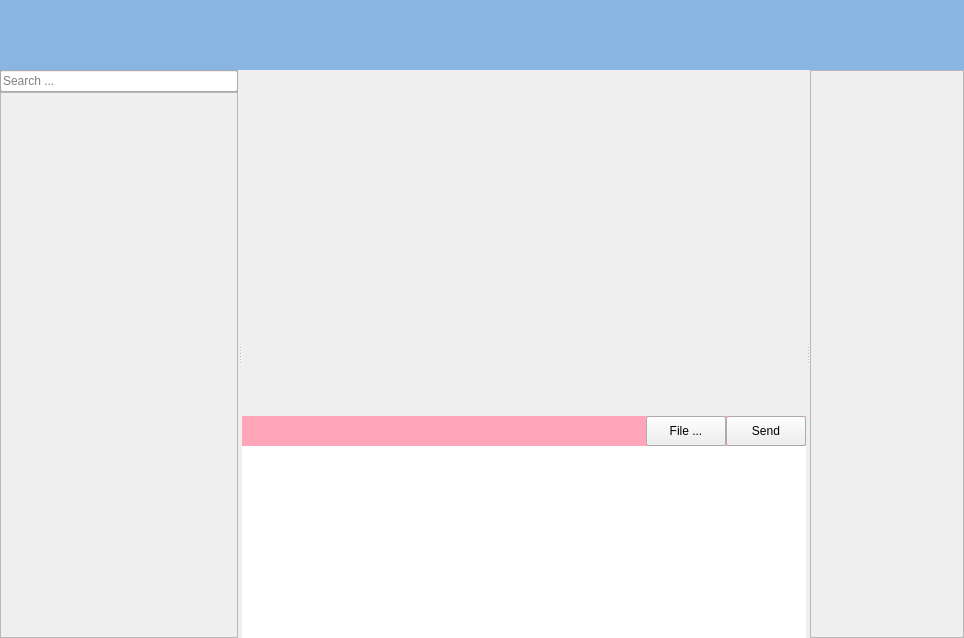
<?xml version="1.0" encoding="UTF-8"?>
<ui version="4.0">
 <class>MainWindow</class>
 <widget class="QMainWindow" name="MainWindow">
  <property name="geometry">
   <rect>
    <x>0</x>
    <y>0</y>
    <width>964</width>
    <height>638</height>
   </rect>
  </property>
  <property name="windowTitle">
   <string>MainWindow</string>
  </property>
  <property name="styleSheet">
   <string notr="true">#infoPanel {	
	background-color: rgb(136, 181, 226);
}

#inputPanel{
	background-color: rgb(255, 165, 186);
}

#titleBar{
	background-color: rgb(136, 181, 226);
}
</string>
  </property>
  <widget class="QWidget" name="centralwidget">
   <layout class="QVBoxLayout" name="verticalLayout">
    <property name="spacing">
     <number>0</number>
    </property>
    <property name="leftMargin">
     <number>0</number>
    </property>
    <property name="topMargin">
     <number>0</number>
    </property>
    <property name="rightMargin">
     <number>0</number>
    </property>
    <property name="bottomMargin">
     <number>0</number>
    </property>
    <item>
     <widget class="QWidget" name="titleBar" native="true">
      <property name="sizePolicy">
       <sizepolicy hsizetype="Preferred" vsizetype="Fixed">
        <horstretch>0</horstretch>
        <verstretch>0</verstretch>
       </sizepolicy>
      </property>
      <property name="minimumSize">
       <size>
        <width>0</width>
        <height>70</height>
       </size>
      </property>
      <property name="maximumSize">
       <size>
        <width>16777215</width>
        <height>70</height>
       </size>
      </property>
     </widget>
    </item>
    <item>
     <widget class="QSplitter" name="splitter">
      <property name="orientation">
       <enum>Qt::Horizontal</enum>
      </property>
      <property name="childrenCollapsible">
       <bool>false</bool>
      </property>
      <widget class="QWidget" name="infoPanel" native="true">
       <property name="sizePolicy">
        <sizepolicy hsizetype="Preferred" vsizetype="Preferred">
         <horstretch>0</horstretch>
         <verstretch>0</verstretch>
        </sizepolicy>
       </property>
       <property name="minimumSize">
        <size>
         <width>70</width>
         <height>0</height>
        </size>
       </property>
       <property name="maximumSize">
        <size>
         <width>250</width>
         <height>16777215</height>
        </size>
       </property>
       <layout class="QVBoxLayout" name="verticalLayout_6">
        <property name="spacing">
         <number>0</number>
        </property>
        <property name="leftMargin">
         <number>0</number>
        </property>
        <property name="topMargin">
         <number>0</number>
        </property>
        <property name="rightMargin">
         <number>0</number>
        </property>
        <property name="bottomMargin">
         <number>0</number>
        </property>
        <item>
         <widget class="QLineEdit" name="lineEdit">
          <property name="maxLength">
           <number>1024</number>
          </property>
          <property name="frame">
           <bool>true</bool>
          </property>
          <property name="placeholderText">
           <string>Search ... </string>
          </property>
         </widget>
        </item>
        <item>
         <widget class="QScrollArea" name="widget">
          <property name="sizePolicy">
           <sizepolicy hsizetype="Preferred" vsizetype="Preferred">
            <horstretch>0</horstretch>
            <verstretch>0</verstretch>
           </sizepolicy>
          </property>
          <property name="minimumSize">
           <size>
            <width>70</width>
            <height>0</height>
           </size>
          </property>
          <property name="maximumSize">
           <size>
            <width>250</width>
            <height>16777215</height>
           </size>
          </property>
          <property name="verticalScrollBarPolicy">
           <enum>Qt::ScrollBarAsNeeded</enum>
          </property>
          <property name="horizontalScrollBarPolicy">
           <enum>Qt::ScrollBarAlwaysOff</enum>
          </property>
          <property name="widgetResizable">
           <bool>true</bool>
          </property>
          <widget class="QWidget" name="userPanel">
           <property name="geometry">
            <rect>
             <x>0</x>
             <y>0</y>
             <width>248</width>
             <height>544</height>
            </rect>
           </property>
           <property name="sizePolicy">
            <sizepolicy hsizetype="Preferred" vsizetype="Preferred">
             <horstretch>0</horstretch>
             <verstretch>0</verstretch>
            </sizepolicy>
           </property>
           <layout class="QFormLayout" name="formLayout">
            <property name="horizontalSpacing">
             <number>0</number>
            </property>
            <property name="verticalSpacing">
             <number>0</number>
            </property>
            <property name="leftMargin">
             <number>0</number>
            </property>
            <property name="topMargin">
             <number>0</number>
            </property>
            <property name="rightMargin">
             <number>0</number>
            </property>
            <property name="bottomMargin">
             <number>0</number>
            </property>
           </layout>
          </widget>
         </widget>
        </item>
       </layout>
      </widget>
      <widget class="QWidget" name="widget_2" native="true">
       <layout class="QVBoxLayout" name="verticalLayout_2">
        <property name="spacing">
         <number>0</number>
        </property>
        <property name="leftMargin">
         <number>0</number>
        </property>
        <property name="topMargin">
         <number>0</number>
        </property>
        <property name="rightMargin">
         <number>0</number>
        </property>
        <property name="bottomMargin">
         <number>0</number>
        </property>
        <item>
         <widget class="QSplitter" name="splitter_2">
          <property name="sizePolicy">
           <sizepolicy hsizetype="Preferred" vsizetype="Preferred">
            <horstretch>0</horstretch>
            <verstretch>0</verstretch>
           </sizepolicy>
          </property>
          <property name="orientation">
           <enum>Qt::Vertical</enum>
          </property>
          <property name="opaqueResize">
           <bool>true</bool>
          </property>
          <property name="handleWidth">
           <number>0</number>
          </property>
          <property name="childrenCollapsible">
           <bool>false</bool>
          </property>
          <widget class="QWidget" name="messagePanel" native="true">
           <property name="sizePolicy">
            <sizepolicy hsizetype="Preferred" vsizetype="Preferred">
             <horstretch>0</horstretch>
             <verstretch>1</verstretch>
            </sizepolicy>
           </property>
           <property name="minimumSize">
            <size>
             <width>0</width>
             <height>100</height>
            </size>
           </property>
           <layout class="QVBoxLayout" name="verticalLayout_5">
            <property name="spacing">
             <number>0</number>
            </property>
            <property name="leftMargin">
             <number>0</number>
            </property>
            <property name="topMargin">
             <number>0</number>
            </property>
            <property name="rightMargin">
             <number>0</number>
            </property>
            <property name="bottomMargin">
             <number>0</number>
            </property>
            <item>
             <widget class="QScrollArea" name="messageArea">
              <property name="sizePolicy">
               <sizepolicy hsizetype="Preferred" vsizetype="Preferred">
                <horstretch>0</horstretch>
                <verstretch>0</verstretch>
               </sizepolicy>
              </property>
              <property name="frameShape">
               <enum>QFrame::NoFrame</enum>
              </property>
              <property name="frameShadow">
               <enum>QFrame::Plain</enum>
              </property>
              <property name="lineWidth">
               <number>0</number>
              </property>
              <property name="widgetResizable">
               <bool>true</bool>
              </property>
              <widget class="QWidget" name="scrollAreaWidgetContents_2">
               <property name="geometry">
                <rect>
                 <x>0</x>
                 <y>0</y>
                 <width>529</width>
                 <height>346</height>
                </rect>
               </property>
              </widget>
             </widget>
            </item>
           </layout>
          </widget>
          <widget class="QWidget" name="inputPanel" native="true">
           <property name="sizePolicy">
            <sizepolicy hsizetype="Preferred" vsizetype="Preferred">
             <horstretch>0</horstretch>
             <verstretch>0</verstretch>
            </sizepolicy>
           </property>
           <property name="minimumSize">
            <size>
             <width>0</width>
             <height>100</height>
            </size>
           </property>
           <property name="baseSize">
            <size>
             <width>0</width>
             <height>0</height>
            </size>
           </property>
           <layout class="QVBoxLayout" name="verticalLayout_4">
            <property name="spacing">
             <number>0</number>
            </property>
            <property name="leftMargin">
             <number>0</number>
            </property>
            <property name="topMargin">
             <number>0</number>
            </property>
            <property name="rightMargin">
             <number>0</number>
            </property>
            <property name="bottomMargin">
             <number>0</number>
            </property>
            <item>
             <widget class="QWidget" name="widget_3" native="true">
              <property name="sizePolicy">
               <sizepolicy hsizetype="Preferred" vsizetype="Fixed">
                <horstretch>0</horstretch>
                <verstretch>0</verstretch>
               </sizepolicy>
              </property>
              <property name="minimumSize">
               <size>
                <width>0</width>
                <height>30</height>
               </size>
              </property>
              <property name="maximumSize">
               <size>
                <width>16777215</width>
                <height>40</height>
               </size>
              </property>
              <layout class="QHBoxLayout" name="horizontalLayout">
               <property name="spacing">
                <number>0</number>
               </property>
               <property name="leftMargin">
                <number>0</number>
               </property>
               <property name="topMargin">
                <number>0</number>
               </property>
               <property name="rightMargin">
                <number>0</number>
               </property>
               <property name="bottomMargin">
                <number>0</number>
               </property>
               <item>
                <spacer name="horizontalSpacer">
                 <property name="orientation">
                  <enum>Qt::Horizontal</enum>
                 </property>
                 <property name="sizeHint" stdset="0">
                  <size>
                   <width>40</width>
                   <height>20</height>
                  </size>
                 </property>
                </spacer>
               </item>
               <item>
                <widget class="QPushButton" name="fileButton">
                 <property name="sizePolicy">
                  <sizepolicy hsizetype="Minimum" vsizetype="Expanding">
                   <horstretch>0</horstretch>
                   <verstretch>0</verstretch>
                  </sizepolicy>
                 </property>
                 <property name="text">
                  <string>File ...</string>
                 </property>
                </widget>
               </item>
               <item>
                <widget class="QPushButton" name="sendButton">
                 <property name="sizePolicy">
                  <sizepolicy hsizetype="Minimum" vsizetype="Expanding">
                   <horstretch>0</horstretch>
                   <verstretch>0</verstretch>
                  </sizepolicy>
                 </property>
                 <property name="text">
                  <string>Send</string>
                 </property>
                </widget>
               </item>
              </layout>
             </widget>
            </item>
            <item>
             <widget class="QTextEdit" name="textPanel">
              <property name="sizePolicy">
               <sizepolicy hsizetype="Preferred" vsizetype="Preferred">
                <horstretch>0</horstretch>
                <verstretch>0</verstretch>
               </sizepolicy>
              </property>
              <property name="frameShape">
               <enum>QFrame::NoFrame</enum>
              </property>
              <property name="frameShadow">
               <enum>QFrame::Plain</enum>
              </property>
              <property name="lineWidth">
               <number>0</number>
              </property>
             </widget>
            </item>
           </layout>
          </widget>
         </widget>
        </item>
       </layout>
      </widget>
      <widget class="QWidget" name="fileWidget" native="true">
       <property name="minimumSize">
        <size>
         <width>70</width>
         <height>0</height>
        </size>
       </property>
       <property name="maximumSize">
        <size>
         <width>250</width>
         <height>16777215</height>
        </size>
       </property>
       <layout class="QVBoxLayout" name="verticalLayout_3">
        <property name="spacing">
         <number>0</number>
        </property>
        <property name="leftMargin">
         <number>0</number>
        </property>
        <property name="topMargin">
         <number>0</number>
        </property>
        <property name="rightMargin">
         <number>0</number>
        </property>
        <property name="bottomMargin">
         <number>0</number>
        </property>
        <item>
         <widget class="QScrollArea" name="scrollArea">
          <property name="widgetResizable">
           <bool>true</bool>
          </property>
          <widget class="QWidget" name="filePanel">
           <property name="geometry">
            <rect>
             <x>0</x>
             <y>0</y>
             <width>173</width>
             <height>566</height>
            </rect>
           </property>
           <layout class="QFormLayout" name="formLayout_2"/>
          </widget>
         </widget>
        </item>
       </layout>
      </widget>
     </widget>
    </item>
   </layout>
  </widget>
 </widget>
 <resources/>
 <connections/>
</ui>
